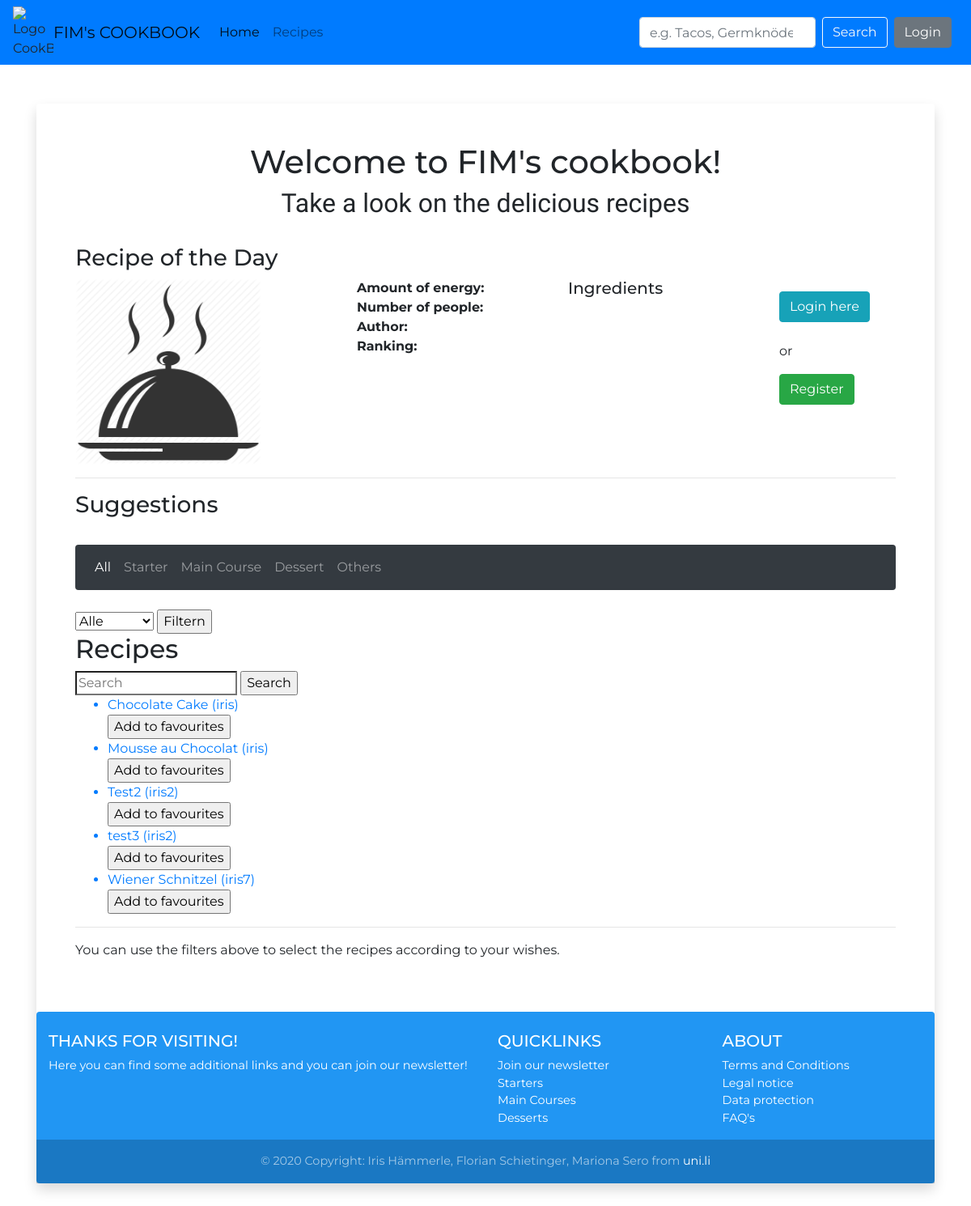
The app's page /recipe/, older data.
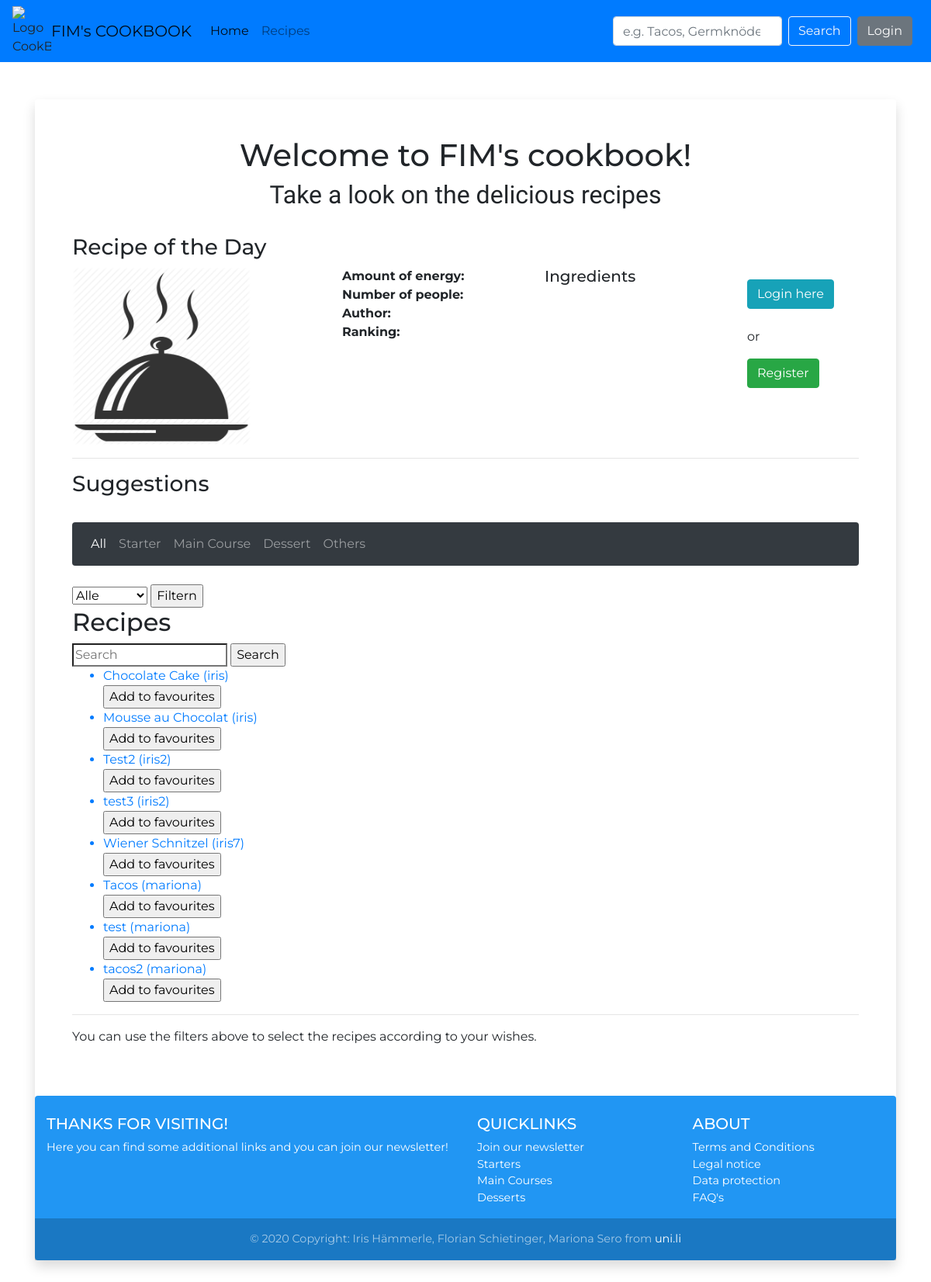
The same page, newer data.
### myRecipeApp/models.py (models this page shows, shortened)
class Category(models.Model):
    CategoryId = models.BigAutoField(primary_key=True,
                                     verbose_name="Unique CategoryId"
                                     )
    Name = models.CharField(verbose_name="Name",
                            max_length=200
                            )

class Recipe(models.Model):
    RecipeId = models.BigAutoField(primary_key=True,
                                   verbose_name="Unique RecipeId"
                                   )
    RecipeName = models.CharField(verbose_name="Recipe Name",
                                  max_length=300
                                  )
    Picture = models.ImageField(verbose_name="Recipe Picture",
                                blank=True,
                                upload_to="upload/"
                                )
    UserId = models.ForeignKey(settings.AUTH_USER_MODEL,
                               verbose_name="Author",
                               on_delete=models.PROTECT
                               )
    Energy = models.PositiveIntegerField(verbose_name="Calories",
                                         blank=True)
    UnitId = models.ForeignKey(Unit,
                               verbose_name="Unit of Energy",
                               on_delete=models.PROTECT
                               )
    NumberPeople = models.PositiveSmallIntegerField(verbose_name="Number of People",
                                                    blank=True)

### myRecipeApp/views.py (the view)
# urls.py: path('recipe/', list_recipe),
def list_recipe(httprequest):
    recipes = Recipe.objects.all
    categories = Category.objects.all
    if "query" in httprequest.GET and \
            "filter" in httprequest.GET:
        recipes = Recipe.objects.filter(Q(RecipeName__icontains=httprequest.GET["query"]) |
                                        Q(Energy__icontains=httprequest.GET["query"]) |
                                        Q(NumberPeople__icontains=httprequest.GET["query"])
                                        )
        recipes = Recipe.objects.filter(favourite__UserId=httprequest.user.id)
    elif "query" in httprequest.GET:
        recipes = Recipe.objects.filter(Q(RecipeName__icontains=httprequest.GET["query"]) |
                                        Q(Energy__icontains=httprequest.GET["query"]) |
                                        Q(NumberPeople__icontains=httprequest.GET["query"]))
    elif "filter" in httprequest.GET:
        if httprequest.GET["filter"] == "favourites":
            recipes = Recipe.objects.filter(favourite__UserId=httprequest.user.id)
            print(recipes)
    if "category" in httprequest.GET:
        recipes = Recipe.objects.filter(Q(recipecategory__CategoryId=httprequest.GET["category"]))
    context = {"recipe": recipes, "categories": categories, "User": httprequest.user}
    return render(httprequest, "dev_recipe_list.html", context)

### templates/dev_recipe_list.html (shortened to what this page needs)
{% extends 'home.html' %}
{% block recipeContent %}
    <form method="GET">
        <select name="filter">
            <option value="all">Alle</option>
        </select>
        <input type="submit" value="Filtern">
    </form>
    <h2>Recipes</h2>
    <form method="GET">
        <input type="search" name="query" placeholder="Search">
        <input type="submit" value="Search">
    </form>
    <ul>
        {% for recipe in recipe %}
            <a href="/recipe/{{ recipe.RecipeId }}">
                <li>{{ recipe.RecipeName }} ({{ recipe.UserId.username }})</li>
                <form method="POST" action="/add_recipe_to_favourites/">
                    <input type="submit" value="Add to favourites">
                </form>
            </a>
        {% endfor %}
    </ul>
{% endblock %}

### myStartpageApp/templates/home.html (shortened to what this page needs)
{% extends 'base.html' %}
{% block titleContent %}
    {% if user.is_authenticated %}
        <h1 class="title text-center h1"> Hello, {{ user.get_username }}! Welcome back to FIM's cookbook!</h1>
        <h2 class="text-center" style="font-family: 'Great Vibes', cursive;"> What are you going to cook today?</h2>
    {% else %}
        <h1 class="title text-center h1"> Welcome to FIM's cookbook!</h1>
        <h2 class="text-center" style="font-family: 'Great Vibes', cursive;"> Take a look on the delicious recipes</h2>
    {% endif %}
{% endblock %}
{% block mainContent %}
    <h3>Recipe of the Day</h3>
    <div class="row" id="recipeofday">
        {% include 'recipe_of_day.html' %}
        <div class="col-sm-2">
            {% if user.is_authenticated %}
                <p>
                    New recipe?
                <form action="{% url 'add-recipe' %}">
                    <input type="submit" class="btn btn-info" value="Create here!"/>
                </form>
                </p>
            {% else %}
                <p>
                <form action="/login">
                    <input type="submit" class="btn btn-info" value="Login here"/>
                </form>
                <br>
                <p>or</p>
                <form action="/reg">
                    <input type="submit" class="btn btn-success" value="Register"/>
                </form>
                </p>
            {% endif %}
        </div>
    </div>
    <hr>
    <h3> Suggestions</h3>
    <br>
    {% include 'side_nav_bar.html' %}
    <br>
    <div class="allRecipes">
    {% block recipeContent %}{% endblock %}
{% endblock %}
{% block sideContent %}
    <p> You can use the filters above to select the recipes according to your wishes.</p>
{% endblock %}

### templates/base.html (shortened to what this page needs)
<!DOCTYPE html>
<html lang="en">
<head>
    {% load static %}
    <link rel="stylesheet" href="https://cdn.jsdelivr.net/npm/bootstrap@4.5.3/dist/css/bootstrap.min.css"
>
    <link rel="stylesheet" href="{% static "css/myStyles.css" %}">
    <link rel="stylesheet" href="{% static "css/custom_sidebar.css" %}">
</head>
<body>
<div class="wrapper">
    <div id="side-header">
        {% include 'nav_bar.html' %}
    </div>
    <div id="side-body" class="container">
        <div id='mainContent' class="card border-0 shadow my-5">
            <div class="card-body p-5">
                {% block titleContent %}{% endblock %}
                <br>
                {% block mainContent %}{% endblock %}
                <hr>
                {% block sideContent %}{% endblock %}
            </div>
        </div>
        <div id="side-footer">
            {% include 'footer.html' %}
        </div>
    </div>
</div>
</body>
</html>

### templates/nav_bar.html (shortened to what this page needs)
<nav class="navbar navbar-expand-lg navbar-light bg-primary">
    {% load static %}
    <img src="{% static "images/logo_cookbook_pan.jpg" %}" width=50vw alt="Logo CookBook" href="/home"/>
    <a class="navbar-brand" href="/home">FIM's COOKBOOK</a>
    <div class="collapse navbar-collapse" id="navbarSupportedContent">
        <ul class="navbar-nav mr-auto">
            <li class="nav-item active">
                <a class="nav-link" href="/home">Home <span class="sr-only">(current)</span></a>
            </li>
            <li class="nav-item">
                <a class="nav-link" href="/recipe">Recipes</a>
            </li>
        </ul>
        <form class="form-inline my-2 my-lg-0" method="GET">
            <input class="form-control mr-sm-2" type="search" name="query"
                   placeholder="e.g. Tacos, Germknödel, Maultschen"
                   aria-label="Search">
            <button class="btn btn-outline-light my-2 my-sm-0" type="submit">Search</button>
        </form>
        <div class="col-xs-3 px-2">
            {% if user.is_authenticated %}
                <form action="/logout">
                    <input type="submit" class="btn btn-danger btn-block" value="Logout"/>
                </form>
            {% else %}
                <form action="/login">
                    <input type="submit" class="btn btn-secondary btn-block" value="Login"/>
                </form>
            {% endif %}
        </div>
    </div>
</nav>

### myStartpageApp/templates/recipe_of_day.html (shortened to what this page needs)
<div class="col-sm-4" >
    <a class="recipe-link" href="/viewrecipe/{{ recipeOfDay.RecipeId }}">
        {% if  recipeOfDay.Picture  == True %}
            <img class="img-responsive img-circle rounded" style="max-width: 230px;"
                 src="{{ recipeOfDay.Picture.url }}" alt="Picture from recipe of the day"/>
        {% else %}
            {% load static %}
            <img class="img-responsive img-circle rounded" style="max-width: 230px;"
                 src="{% static "images/dinner_icon.jpg" %}" alt="Icon no image existing"/>
        {% endif %}
    </a>
</div>
<div class="col-sm-3">
    <h8><b>Amount of energy:</b></h8>
    <br>
    <h8><b>Number of people:</b></h8>
    <br>
    <h8><b>Author:</b></h8>
    <br>
    <h8><b>Ranking:</b></h8>
</div>
<div class="col-sm-3">
    <h5>Ingredients</h5>
</div>

### myStartpageApp/templates/side_nav_bar.html (shortened to what this page needs)
<nav class="navbar navbar-expand-lg navbar-dark bg-dark rounded">
    <div class="collapse navbar-collapse" id="navbarSupportedContent">
        <ul class="navbar-nav mr-auto">
            <li class="nav-item active">
                <a class="nav-link" href="/home">All <span class="sr-only">(current)</span></a>
            </li>
            {% for category in categories %}
                <li class="nav-item">
                    <a class="nav-link" href="?category={{ category.CategoryId }}">{{ category.Name }}</a>
                </li>
            {% endfor %}
            <li class="nav-item">
                <a class="nav-link" href="/recipe">Others</a>
            </li>
        </ul>
    </div>
</nav>

### templates/footer.html (shortened to what this page needs)
<div>
    <footer class="page-footer font-small blue pt-4 rounded">
        <div class="container-fluid text-center text-md-left">
            <div class="row">
                <div class="col-md-6 mt-md-0 mt-3">
                    <h5 class="text-uppercase">Thanks for visiting!</h5>
                    <p>Here you can find some additional links and you can join our newsletter!</p>
                </div>
                <div class="col-md-3 mb-md-0 mb-3">
                    <h5 class="text-uppercase">Quicklinks</h5>
                    <ul class="list-unstyled">
                        <li>
                            <a href="/signup_newsletter">Join our newsletter</a>
                        </li>
                        <li>
                            <a href="#!">Starters</a>
                        </li>
                        <li>
                            <a href="#!">Main Courses</a>
                        </li>
                        <li>
                            <a href="#!">Desserts</a>
                        </li>
                    </ul>
                </div>
                <div class="col-md-3 mb-md-0 mb-3">
                    <h5 class="text-uppercase">About</h5>
                    <ul class="list-unstyled">
                        <li>
                            <a href="/terms">Terms and Conditions</a>
                        </li>
                        <li>
                            <a href="/imprint">Legal notice</a>
                        </li>
                        <li>
                            <a href="/dataprotection">Data protection</a>
                        </li>
                        <li>
                            <a href="/faq">FAQ's</a>
                        </li>
                    </ul>
                </div>
            </div>
        </div>
        <div class="footer-copyright text-center py-3">© 2020 Copyright:
            <span>Iris Hämmerle, Florian Schietinger, Mariona Sero from <a href="https://uni.li/">uni.li</a></span>
        </div>
    </footer>
</div>

### static_general/css/myStyles.css (style rules this page uses)
html { font-family: 'Montserrat', sans-serif; line-height: 1.15; -webkit-text-size-adjust: 100%; -webkit-tap-highlight-color: transparent; }
body { background: url('https://c.pxhere.com/photos/28/59/background_food_tasty_olives_wooden_background_cooking_plate_kitchen-1369805.jpg!d') no-repeat center center fixed; -webkit-background-size: cover; -moz-background-size: cover; background-size: cover; -o-background-size: cover; font-family: 'Montserrat', sans-serif; }
#mainContent { background-color: rgba(255, 255, 255, 0.8); }
.blue { background-color: rgba(33, 150, 243, 1.0) !important; }
footer.page-footer { bottom: 0; color: #ffffff; }
.font-small { font-size: .9rem; }
.pt-4, .py-4 { padding-top: 1.5rem !important; }
footer.page-footer a { color: #fff; }
footer.page-footer .footer-copyright { overflow: hidden; color: rgba(255, 255, 255, 0.6); background-color: rgba(0, 0, 0, 0.2); }
.recipe-link { color: rgba(0, 0, 0, 1.0); text-decoration: none; background-color: transparent; font-weight: bold; }

Row changes from the older to the newer data that the page shows:
added Recipe: RecipeName "Tacos", UserId.username "mariona"
added Recipe: RecipeName "test", UserId.username "mariona"
added Recipe: RecipeName "tacos2", UserId.username "mariona"
